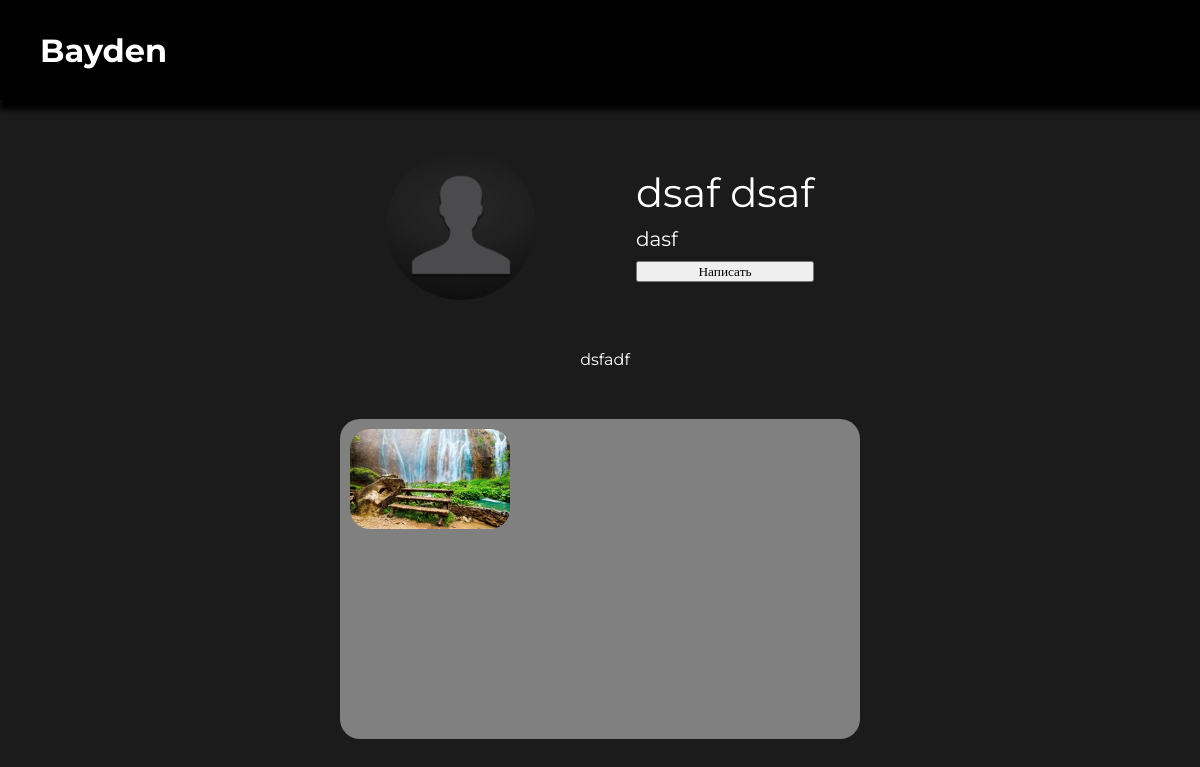
/profile/Allay (signed in), run on the app's committed database.
### users/models.py (models this page shows)
class User(AbstractUser):
    def get_absolute_url(self):
        return reverse('main')

### user_profile/models.py (models this page shows, shortened)
class Profile(models.Model):
    user = models.OneToOneField('users.User', null=True, on_delete=models.CASCADE)
    ava = models.ImageField(blank=True, null=True, upload_to='images/')
    bio = models.TextField(blank=True, null=True)
    name = models.CharField(max_length=50, null=True)
    surname = models.CharField(max_length=50, null=True)
    status = models.CharField(max_length=250, blank=True, null=True)
    slug = models.SlugField(null=True)

### posts/models.py (models this page shows, shortened)
class Posts(models.Model):
    author = models.ForeignKey('users.User', null=True, on_delete=models.CASCADE)
    image = models.ImageField(null=True, upload_to='posts/')
    comment = models.TextField(null=True, blank=True)
    date = models.DateTimeField(auto_now_add=True)

### user_profile/views.py (the view)
# urls.py: path('<slug:slug>', views.ProfileView.as_view(), name='profile'),
class ProfileView(DetailView):
    model = Profile
    template_name = 'user_profile/profile.html'
    context_object_name = 'profile'
    def get_context_data(self, **kwargs):
        context = super().get_context_data(**kwargs)
        context['posts'] = Posts.objects.filter(author=self.request.user)
        return context

### user_profile/templates/user_profile/profile.html (shortened to what this page needs)
{% extends 'user_profile/base.html' %}
{% load static %}
{% block content %}
    <div class="wrapper-profile">
        <div class="main-infa">
            {% if profile.ava %}
                <img src="{{ profile.ava.url }}" alt='ava' class="ava-profile">
            {% else %}
                <img src="/static/user_profile/img/no_avatar.jpg" alt="" class="ava-profile">
            {% endif %}
            <div class="name-profile">
                <p class='name-infa'>{{ profile.name }} {{ profile.surname }}</p>
                <p class="status-infa">{{ profile.status }}</p>
                {% if profile.user != request.user %}
                    <button id="room_enter">Написать</button>
                {% endif %}
            </div>
        </div>
        <article class="bio-profile"> <p>{{ profile.bio }}</p></article>
        <center class="posts" id="posts">
            {% for post in posts %}
                <img src="{{ post.image.url }}" alt="pic" class="image-view">
            {% endfor %}
        </center>
    </div>
{% endblock %}

### user_profile/templates/user_profile/base.html (shortened to what this page needs)
<!DOCTYPE html>
{% load static %}
<html lang="en">
<head>
    <link rel='stylesheet' href='{% static "user_profile/css/create.css" %}'>
    <link rel='stylesheet' href='{% static "user_profile/css/header.css" %}'>
    <link rel='stylesheet' href='{% static "user_profile/css/profile.css" %}'>
</head>
<body>
    <header>
        <h1 id='user'><b>{{ user }}</b></h1>
    </header>
    {% block content %}
    {% endblock %}
</body>
</html>

### user_profile/static/user_profile/css/create.css (style rules this page uses)
* { margin: 0; padding: 0; font-family: 'Montserrat'; }
header { display: none; }
h1 { color: #fff; padding: 10px; }

### user_profile/static/user_profile/css/header.css (style rules this page uses)
* { margin: 0; padding: 0; font-family: 'Montserrat'; }
header { width: 100%; height: 100px; background: #000; position: absolute; top: 0; color: #fff; box-shadow: 5px 5px 5px 5px #000; display: flex; align-items: center; z-index: 1; }
header h1 { font-size: 32px; margin-left: 30px; }

### user_profile/static/user_profile/css/profile.css (style rules this page uses)
.wrapper-profile { width: 100%; height: 100%; position: absolute; background: #1b1b1b; text-align: center; z-index: -1; display: flex; flex-direction: column; align-items: center; gap: 50px; }
header { display: flex; align-items: center; }
.main-infa { display: grid; grid-template-columns: repeat(2, auto); color: #fff; gap: 100px; justify-content: center; align-items: center; margin-top: 150px; }
.ava-profile { width: 150px; height: 150px; border-radius: 50%; }
.name-profile { text-align: left; }
.name-profile { font-size: 20px; display: grid; grid-template-rows: repeat(3, auto); row-gap: 10px; }
.posts, .posts-galery { width: 500px; height: 300px; background: grey; display: grid; grid-template-columns: repeat(3, 100px); column-gap: 20px; padding: 10px; border-radius: 20px; overflow: hidden; transition: transform 0.3s ease-out; }
.image-view { height: 100px; width: auto; border-radius: 20px; }
.bio-profile { text-align: left; text-indent: 10px; color: #fff; }
.name-infa { font-size: 2em; }

### data on the page
User: username "Bayden"
Profile: name "dsaf", surname "dsaf", status "dasf", bio "dsfadf"
Posts: image (picture)
